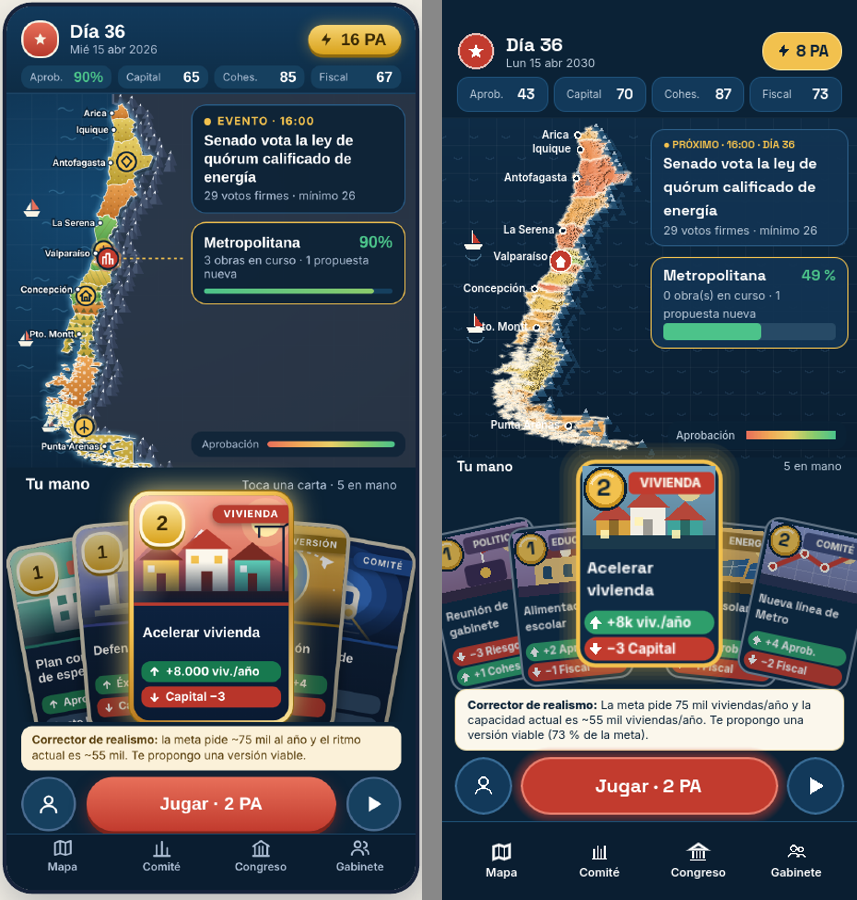
#> input picture docs/comparacion/dia_maqueta_vs_juego.png, 857 x 900 px, given in place of dia_maqueta_vs_juego.png_maqueta_vs_juego.png, which was not available
$ python -i diferencia_maqueta.py   (imports and definitions only)
#> lines starting #> are read from the running program, lines starting #| are printed output that depends on the picture; after the words box and inside, x2 and y2 are one past the last pixel; in counts of white or black regions, pixels touching at a corner belong together
#!/usr/bin/env python3
"""Diferencia numérica entre la maqueta y las capturas del juego (informe automático, no prueba del CI).

Uso:
  xvfb-run -a godot --path . --rendering-method gl_compatibility --resolution 390x844 -s tests/captura_comparar.gd -- /tmp/capturas
  python3 tools/diferencia_maqueta.py /tmp/capturas

Para cada pantalla con maqueta (la mitad izquierda de docs/comparacion/<pantalla>_maqueta_vs_juego.png) recorta el
teléfono de la maqueta, lo lleva a 390x844 y lo compara con la captura del juego. Mide la diferencia de color
perceptual (ΔE CIE76 en CIELAB) por píxel y escribe:
  - docs/comparacion/DIFERENCIA_MAQUETA.md: % de píxeles distintos (ΔE > 20), ΔE medio y la zona que más difiere;
  - docs/comparacion/dif_<pantalla>.jpg: maqueta | juego | mapa de calor de la diferencia (12 x 26 zonas).
Requiere Pillow y numpy. Las cifras de la maqueta son ilustrativas y el juego muestra datos reales de la partida,
así que la diferencia nunca será cero: sirve para ver qué pantalla y qué zona se apartan más y si un cambio acerca o aleja.
"""
import sys
from pathlib import Path

import numpy as np
from PIL import Image

RAIZ = Path(__file__).resolve().parent.parent
COMP = RAIZ / "docs" / "comparacion"
PANTALLAS = {"dia": "cmp_dia", "nacion": "cmp_nacion", "votacion": "cmp_votacion", "hito": "cmp_hito", "urbano": "cmp_urbano"}
UMBRAL = 20.0  # ΔE sobre el que un píxel cuenta como distinto (diferencia claramente visible)
TAM = (390, 844)
ZONAS = (12, 26)  # columnas x filas del mapa de calor (~32 px por zona)


# [7 lines left out: function lab, not called in this run]


def maqueta(nombre: str) -> Image.Image:
    """Teléfono de la maqueta: mitad izquierda del lado a lado, sin el fondo crema ni el marco."""
    im = Image.open(COMP / f"{nombre}_maqueta_vs_juego.png").convert("RGB")
#> im is the input picture: PIL image 857x900 RGB; mean R, G, B 70.7, 78.7, 87.1
    a = np.asarray(im)
    gris = (np.abs(a[..., 0].astype(int) - a[..., 1]) < 8) & (np.abs(a[..., 1].astype(int) - a[..., 2]) < 8) & (a[..., 0] > 150)
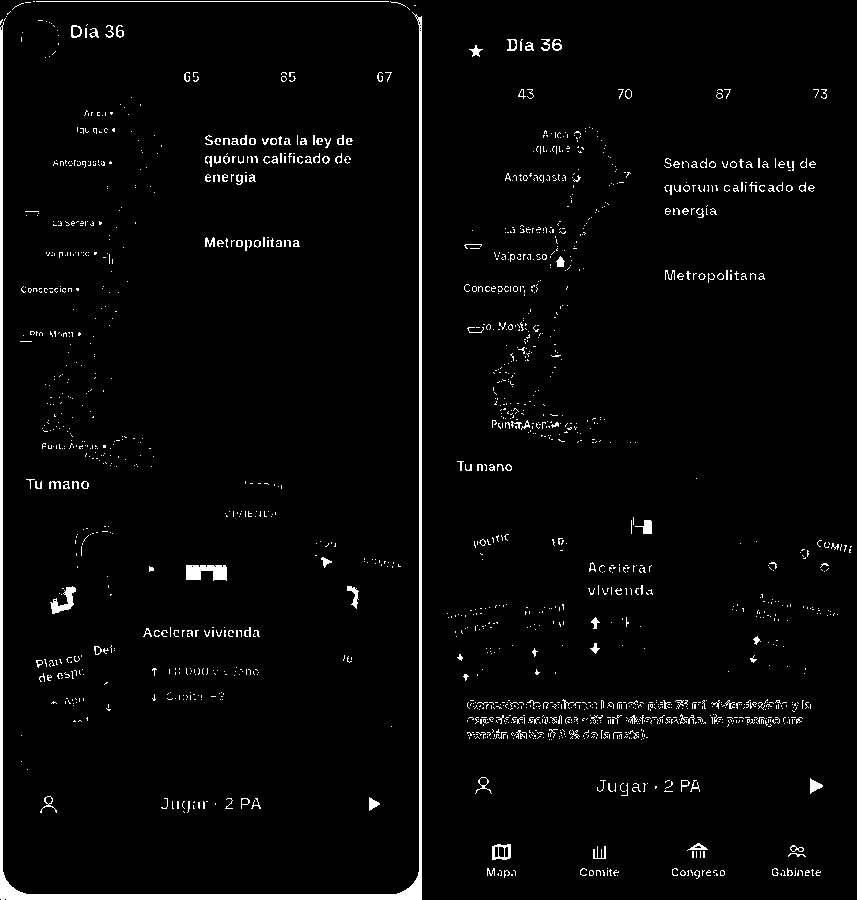
#> gris: shape (900, 857) bool; 2.8% white; 1684 white regions (1502 under 20 px), largest, box (x1, y1, x2, y2) and area: (0, 12, 422, 900) 8117, (186, 565, 227, 581) 498, (36, 1, 389, 2) 353
    div = next(x for x in range(a.shape[1] // 3, 2 * a.shape[1] // 3) if gris[:, x].mean() > 0.9)  # franja gris central
#> div = 419
    izq = a[:, :div]
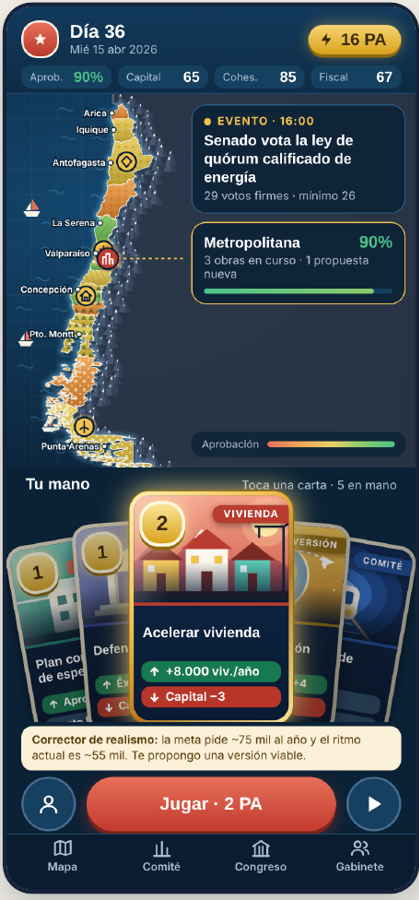
#> izq: shape (900, 419, 3); mean R, G, B 71.3, 78.4, 85.7
    fondo = izq[2, 2].astype(int)
#> fondo = [239, 235, 227]
    distinto = np.abs(izq.astype(int) - fondo).sum(axis=-1) > 40
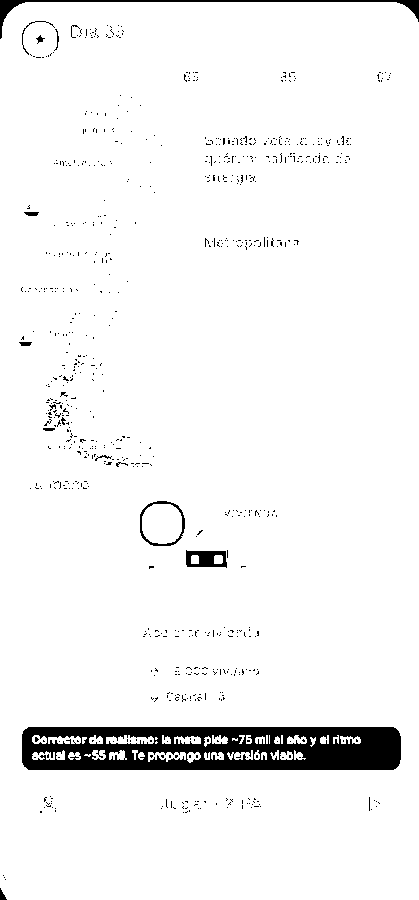
#> distinto: shape (900, 419) bool; 95.4% white; 775 black regions (759 under 20 px), largest, box (x1, y1, x2, y2) and area: (22, 727, 401, 770) 12931, (0, 0, 419, 39) 1254, (186, 550, 227, 568) 497
    ys, xs = np.where(distinto)
    inset = 7  # marco del teléfono y esquinas redondeadas
    caja = (xs.min() + inset, ys.min() + inset, xs.max() - inset, ys.max() - inset)
#> caja = (7, 9, 411, 892)
    return Image.fromarray(izq).crop(caja).resize(TAM, Image.LANCZOS)
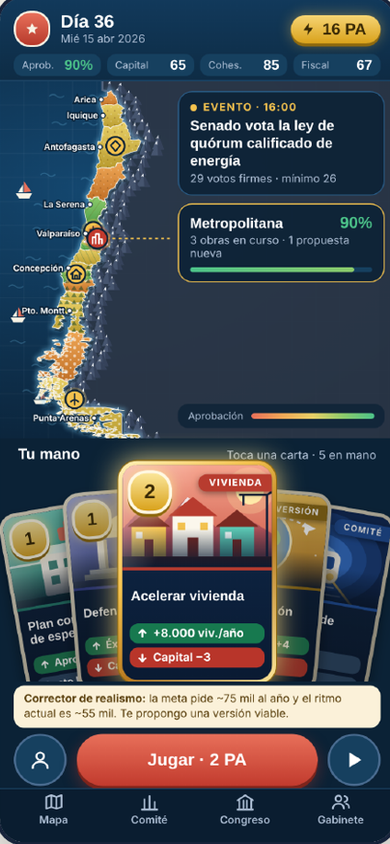
#> returned value: PIL image 390x844 RGB; mean R, G, B 70.5, 77.4, 84.3


# [38 lines left out: functions comparar, main, not called in this run]


# [2 lines not run here, left out]

>>> result = maqueta('../docs/comparacion/dia_maqueta_vs_juego.png')

$ run again, on docs/comparacion/v4_dia_maqueta_vs_juego.png
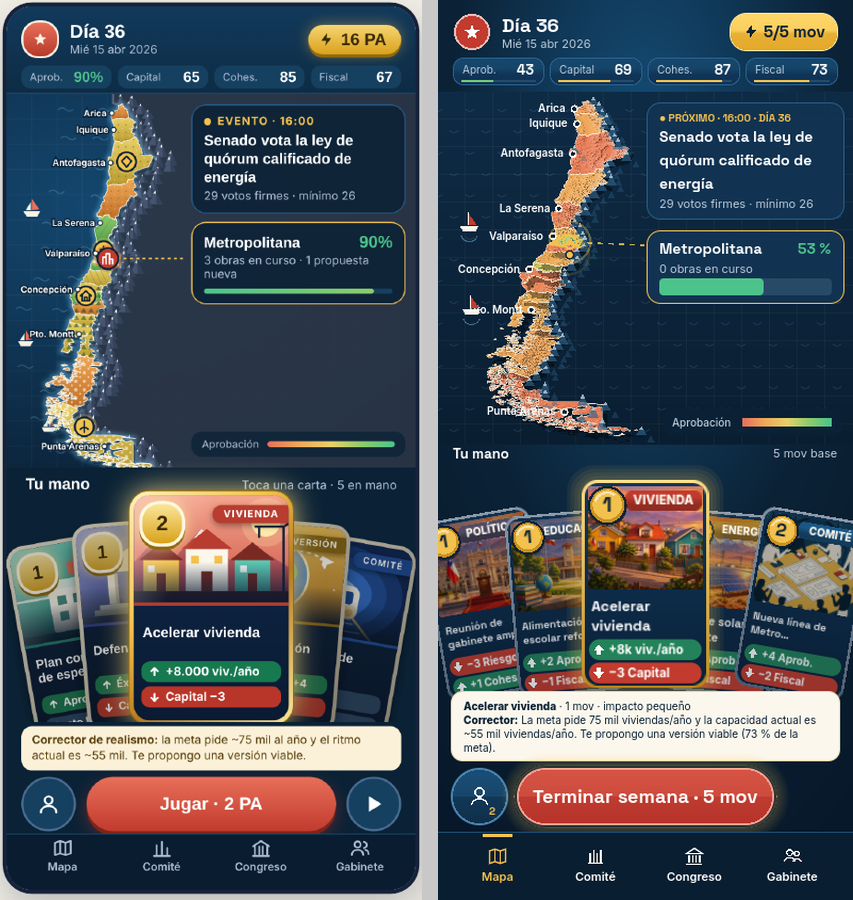
#> input picture docs/comparacion/v4_dia_maqueta_vs_juego.png, 853 x 900 px, given in place of v4_dia_maqueta_vs_juego.png_maqueta_vs_juego.png, which was not available
#> in maqueta, im is the input picture: PIL image 853x900 RGB; mean R, G, B 73.4, 80.6, 87.8
#> in maqueta, `gris = (np.abs(a[..., 0].astype(int) - a[..., 1]) < 8) & (np.abs(a[.....`:
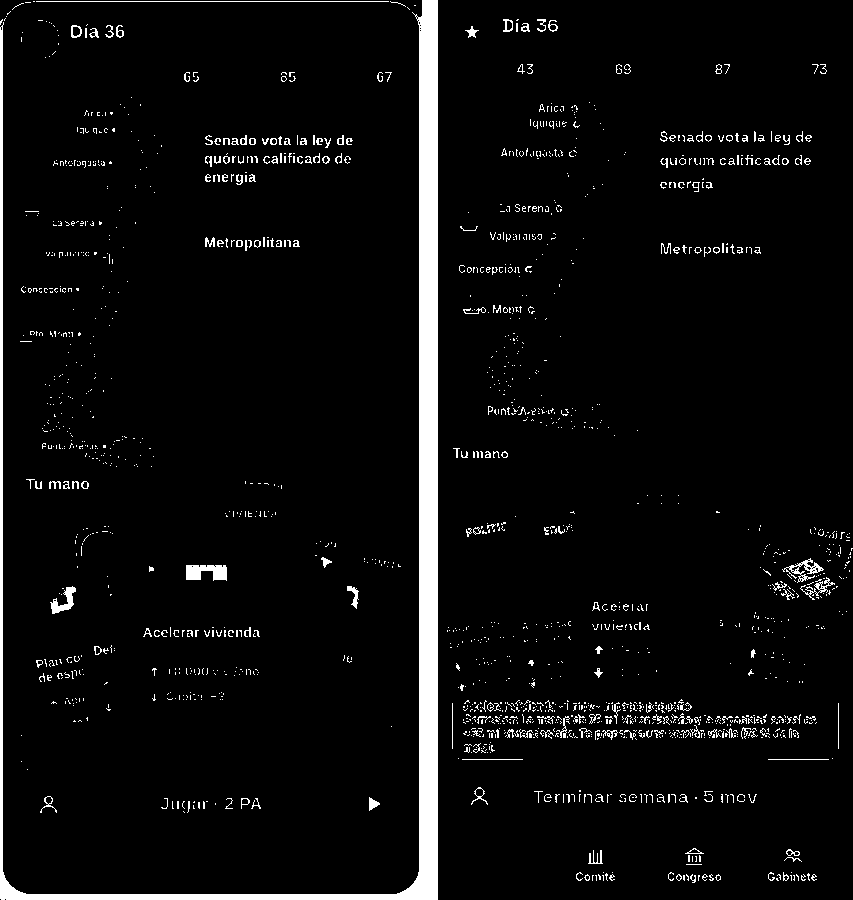
#> gris: shape (900, 853) bool; 4.8% white; 1683 white regions (1474 under 20 px), largest, box (x1, y1, x2, y2) and area: (0, 0, 438, 900) 22517, (186, 565, 227, 581) 498, (36, 1, 389, 2) 353
#> div = 419
#> fondo = [239, 235, 227]
#> distinto: shape (900, 419) bool; 95.4% white; 775 black regions (759 under 20 px), largest, box (x1, y1, x2, y2) and area: (22, 727, 401, 770) 12931, (0, 0, 419, 39) 1254, (186, 550, 227, 568) 497
#> caja = (7, 9, 411, 892)
